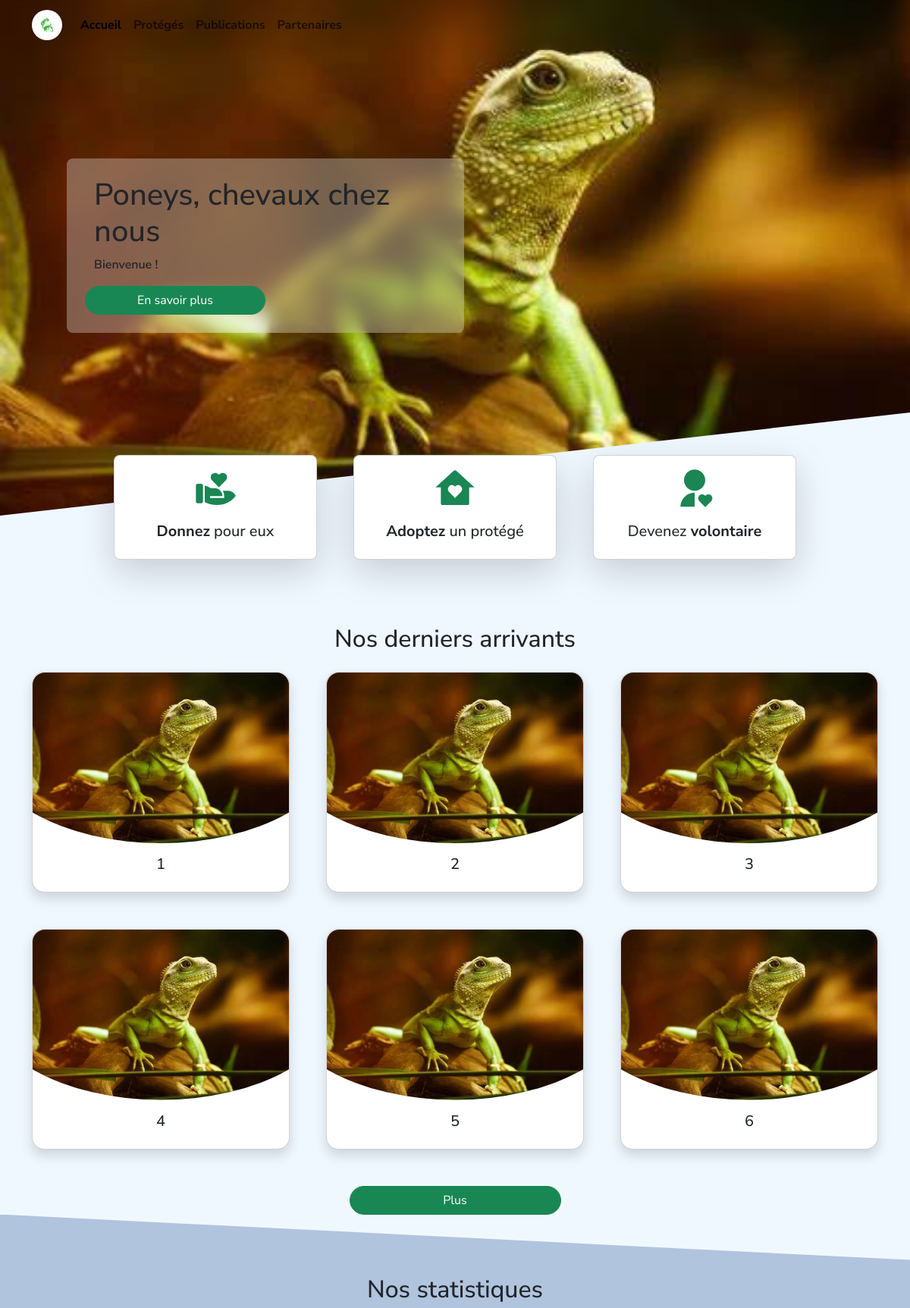
The app's page / (upper part), older data.
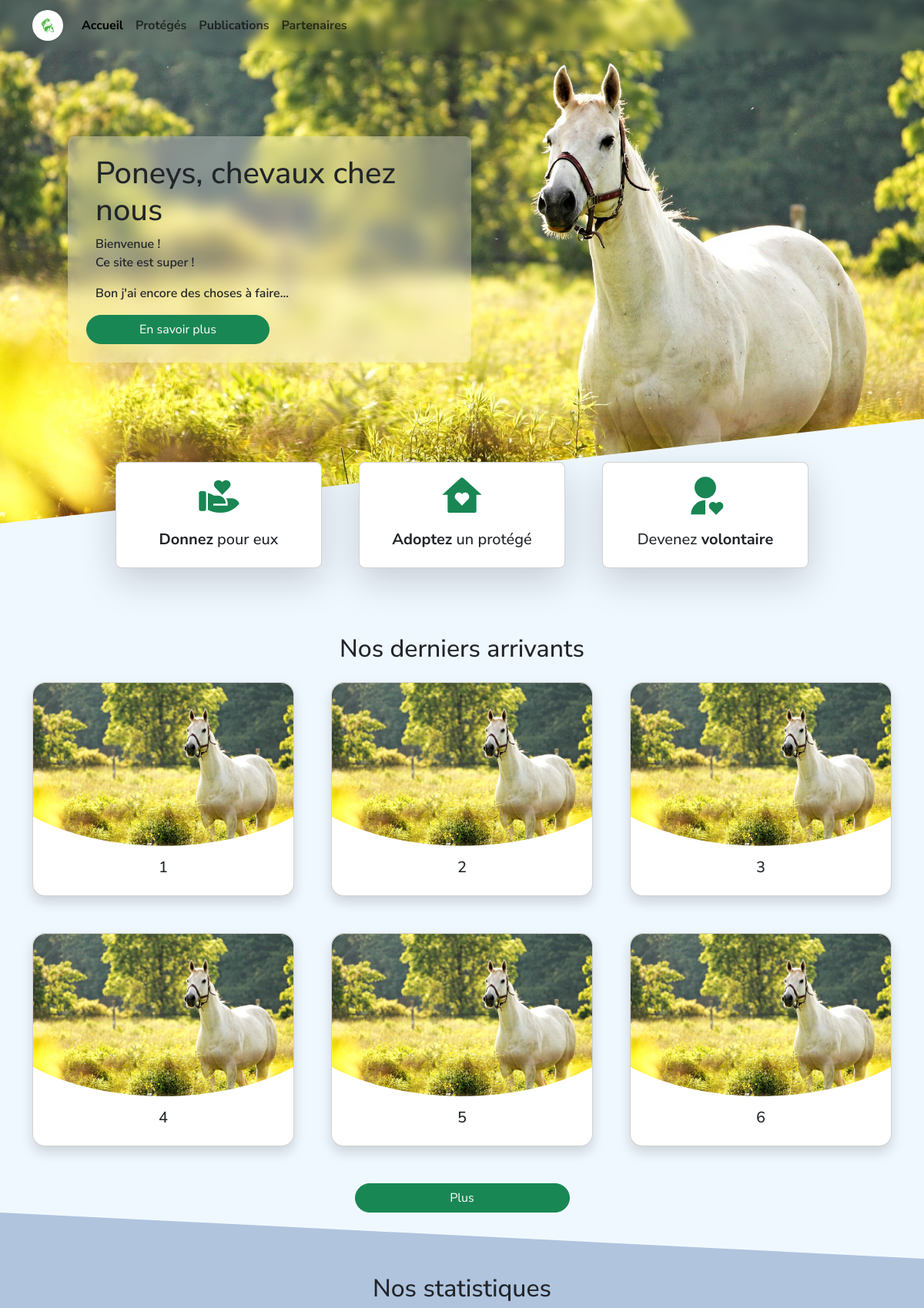
The same page, newer data.
### base/models/home.py (models this page shows, shortened)
class Home(m.Model):
    logo = m.FileField(verbose_name="Logo (en .SVG uniquement)", upload_to='Home/', validators=[FileExtensionValidator(['svg'])])
    home_text = m.TextField(verbose_name="Texte d'accueil", default="Bienvenue !")
    home_picture = m.FileField(verbose_name="Image d'accueil", upload_to='Home/', null=True, blank=True)
    location = m.CharField(max_length=255, verbose_name="Adresse", default="6 rue des fleurs 17589 Queleque_part")
    phone_number = m.CharField(max_length=20, verbose_name="Numéro de téléphone", default="+33 (0)6 11 22 33 44")
    email = m.EmailField(verbose_name="e-mail", default="contact@exemple.com")
    opening_hours = m.TextField(verbose_name="Horaire d'ouverture", default=horaires)
    class Meta:
        verbose_name = 'Accueil'
        verbose_name_plural = verbose_name

### base/views/home.py (the view)
# urls.py: path('', views.home, name='home'),
def home(request):
    home_stuffs: Home = Home.objects.first()
    quick_link_cards = {
        'donate': ("<strong>Donnez</strong> pour eux", 'https://www.helloasso.com/associations/pccn#highlight'),
        'adopt': ("<strong>Adoptez</strong> un protégé", '#'),
        'volunteer': ("Devenez <strong>volontaire</strong>", 'https://www.helloasso.com/associations/pccn/adhesions/adhesion-1'),
    }
    context = {
        'last_publication': Publication.objects.first(),
        'q_cards': quick_link_cards.items(),
    }
    return render(request, 'home.html', context=context)

### base/views/global_context.py (called while the page is built)
def global_data(request):
    header = {
        'Accueil': 'home',
        'Protégés': 'animals',
        'Publications': 'publications',
        'Partenaires': 'sponsors',
    }
    return {
        'header_list': header.items(),
        'home_stuffs': Home.objects.first(),
    }

### base/templates/home.html (shortened to what this page needs)
{% extends 'base/base.html' %}
{% load static %}
{% block css %}
<link rel="stylesheet" href="{% static 'css/home.css' %}">
{% endblock %}
{% block content %}
<section id="presentation" class="container-fluid"
         style="background-image: url('{{ home_stuffs.home_picture.url }}')">
    <div class="h-100 row row-cols-1 ">
        <span class="col-1 d-none d-md-block"></span>
        <div class="col-12 col-md-5 px-4 px-sm-5 px-md-0 d-flex flex-column justify-content-center"
             style="margin-top: 5rem; margin-bottom: 7rem;">
            <div class="glass rounded-3 p-2 p-sm-4 row">
                <h1>Poneys, chevaux chez nous</h1>
                {{ home_stuffs.home_text|linebreaks }}
                <button type="button" class="btn btn-success rounded-pill col-9 col-sm-6 mx-auto mx-sm-0">
                    En savoir plus
                </button>
            </div>
        </div>
    </div>
</section>
<section id="quick-link-cards" class="container">
    <div class="row row-cols-1 row-cols-lg-3 gx-5 gy-3">
        {% for svg, text in q_cards %}
        <div class="col">
            <div class="card shadow-lg h-100 rounded-3">
                <img src="{% static 'img/home/link_cards/' %}{{ svg }}.svg"
                     class="card-img-top mx-auto px-5 pt-3 green_csv">
                <div class="card-body">
                    <h5 class="card-title text-center">{{ text.0|safe }}</h5>
                </div>
            </div>
        </div>
        {% endfor %}
    </div>
</section>
<section id="last-animals" class="container d-flex flex-column align-items-center">
    <h2 class="text-center pb-3">Nos derniers arrivants</h2>
    <div class="row row-cols-2 row-cols-lg-3 g-1 g-sm-3 g-lg-5 pb-5">
        {% for i in '123456' %}
        <div class="col">
            <div class="card h-100 shadow rounded-4">
                <img src="{{ home_stuffs.home_picture.url }}" class="card-img-top rounded-4">
                <div class="card-body py-3">
                    <h5 class="card-title text-center">{{ i }}</h5>
                </div>
            </div>
        </div>
        {% endfor %}
    </div>
    <button type="button" class="btn btn-success rounded-pill" style="width: 25%">
        Plus
    </button>
</section>
<section id="stats">
    <div class="container">
        <h2 class="text-center">Nos statistiques</h2>
    </div>
</section>
{% endblock %}

### base/templates/base/base.html (shortened to what this page needs)
{% load static %}
<!doctype html>
<html lang="fr">
<head>
    <link href="https://cdn.jsdelivr.net/npm/bootstrap@5.3.3/dist/css/bootstrap.min.css" rel="stylesheet"
>
    <link rel="stylesheet" href="{% static 'css/base.css' %}">
    {% block css %}
    {% endblock %}
</head>
<body>
{% include 'base/navbar.html' %}
<main class="{% block main-class %}container min-vh-100{% endblock %}"
      style="{% block main-style %}padding-top: 5rem{% endblock %}">
    {% block content %}
    {% endblock %}
</main>
</body>
</html>

### base/templates/base/navbar.html (shortened to what this page needs)
<header class="fixed-top">
    <nav class="navbar navbar-expand-lg">
        <div class="container">
            <a class="navbar-brand nav_logo" href="{% url 'home' %}">
                <img src="{{ home_stuffs.logo.url }}" alt="Logo" width="40" height="40"
                     class="d-inline-block align-text-center rounded-circle">
            </a>
            <div class="collapse navbar-collapse" id="navbarSupportedContent">
                <ul class="navbar-nav me-auto mb-2 mb-lg-0">
                    {% for onglet, link in header_list %}
                    <li class="nav-item">
                        <a
                                {% if request.resolver_match.url_name in link %}
                                aria-current="page"
                                class="nav-link active"
                                {% else %}
                                class="nav-link"
                                {% endif %}
                                href="{% url link %}">{{onglet}}
                        </a>
                    </li>
                    {% endfor %}
                </ul>
            </div>
        </div>
    </nav>
</header>

### base/templates/base/footer.html (shortened to what this page needs)
{% load static %}

### base/static/css/base.css (style rules this page uses)
* { font-family: "Nunito Sans", sans-serif; font-optical-sizing: auto; font-weight: 600; font-style: normal; font-variation-settings: "wdth" 100, "YTLC" 500; }
header { background-color: white; border: 1px solid; }
.navbar li a { font-weight: 700; }
.nav_logo { font-weight: 800; font-variation-settings: "wdth" 125, "YTLC" 500; }
.nav_logo img { background-color: white; }
html, body { height: 100%; }
body { background-color: AliceBlue; }
.glass { backdrop-filter: blur(12px); background: rgba(255, 255,255, 0.3); }

### base/static/css/home.css (style rules this page uses)
header { backdrop-filter: blur(6px); background: transparent; border: none; }
.nav_logo img { background-color: white; }
.green_csv { filter: invert(34%) sepia(85%) saturate(6664%) hue-rotate(151deg) brightness(96%) contrast(80%); }
#presentation { height: 85vh; background-repeat: no-repeat; background-position: center; background-size: cover; clip-path: polygon(0 0, 100% 0, 100% 80%, 0% 100%); }
#presentation p { font-variation-settings: "wdth" 100, "YTLC" 500; }
#presentation h1 { font-variation-settings: "wdth" 87.5, "YTLC" 700; }
#quick-link-cards { min-height: 20vh; position: relative; z-index: 1; top: -5rem; padding: 0 10%; }
#quick-link-cards img { height: 4.5rem; }
#last-animals img { clip-path: ellipse(70% 60% at 50% 40%); }
#stats { padding-top: 5rem; clip-path: polygon(0 0, 100% 15%, 100% 100%, 0% 100%); height: 50vh; background-color: LightSteelBlue; }

Row changes from the older to the newer data that the page shows:
changed Home: home_picture: a different picture; home_text "Bienvenue !" → "Bienvenue ! Ce site est super ! Bon j'ai encore des choses à faire..."
